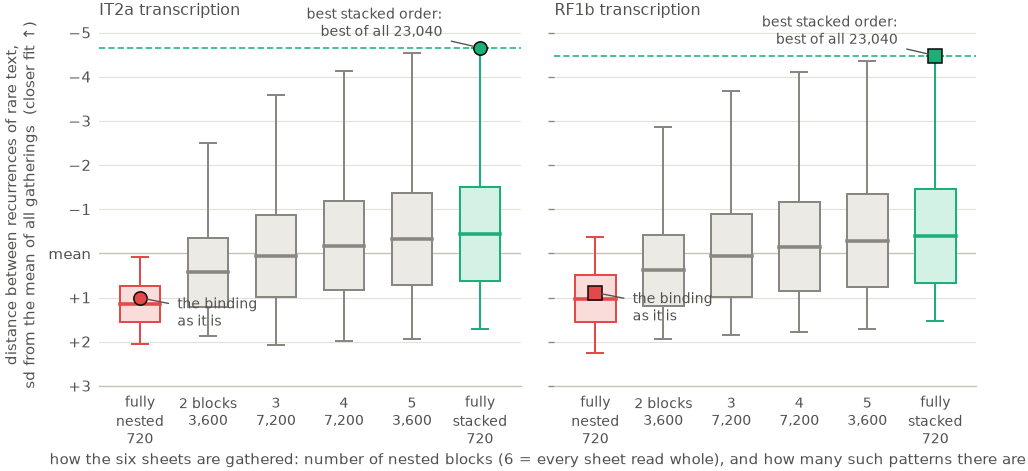

Here is the Python script that generated this plot:
"""Main-text figure (§7): every way of gathering quire T's six sheets, by class (record §19).

Moved out of the executive summary 2026-09-06 (the summary version, fig_es_nesting, shows only
the fully nested and fully stacked classes).

Vertical axis = the fit itself: the mean distance between the recurrences of rare text
(L1 cost, n = 7 glyph strings), standardised over all 23,040 gatherings, with the better
fit (shorter distance) UPWARD.  One box per class of gathering — by the number of nested
blocks, from "one nested block" (the 720 fully nested orders; the binding is one of them)
to "six blocks" (the 720 fully stacked orders, every sheet read whole) — showing mean
± 1 sd (box), mean (line) and min–max (whiskers) of every pattern in the class.  Marked:
the binding as it is, and the best stacked order, which is the best of all 23,040 (dashed
line across the panel).  One panel per transcription.

The two-fold story: (1) every way of assembling the sheets was scored, not just the
binding and the stacked orders — and the nested class is uniformly mediocre (tight, all
on the worse side of the mean; its best member is only average) while a random stacked
order beats a random nested one about nine times in ten; (2) the best stacked order is
not merely better than the nested bulk, it is the best of the whole space by a wide
margin, ≈ 4.5 sd better than the average gathering.  (Replaced the rank ladder of
2026-09-06, which showed three arrangements only.)

Source: data/derived_quire_T_nesting.json (derive_quire_T_nesting.py, from
scripts/quire_order_nesting.py's recorded functions; ranks checked against
data/quire_order_nesting_T.json).
"""

import json
import os

import numpy as np

from style import *  # noqa: F401,F403

HERE = os.path.dirname(os.path.abspath(__file__))
D = json.load(open(os.path.join(HERE, "..", "data", "derived_quire_T_nesting.json")))
UNIT = "n7"
TR = [("IT2a", C_IT2A, MARK_IT2A), ("RF1b", C_RF1B, MARK_RF1B)]

fig, axes = plt.subplots(1, 2, figsize=(W_FULL, 3.1), sharey=True)
summary = {}
for ax, (tr, tcol, mk) in zip(axes, TR):
    d = D[tr]
    nb = np.array(d["nblocks"])
    S = d["S"]
    v = np.array(d["units"][UNIT]["L1"])
    z = (v - v.mean()) / v.std()
    bound_z = z[d["bound_i"]]
    st, ne = nb == S, nb == 1
    best_st = z[st].min()
    # pairwise: how often a random stacked order beats a random nested one
    zs, zn = np.sort(z[st]), np.sort(z[ne])
    p_pair = float((len(zn) - np.searchsorted(zn, zs, side="right")).sum() / (len(zs) * len(zn)))
    summary[tr] = {"bound_z": float(bound_z), "best_stacked_z": float(best_st), "best_nested_z": float(z[ne].min()),
                   "p_stacked_beats_nested": p_pair, "best_label": d["units"][UNIT]["best_label"],
                   "raw_best": float(v.min()), "raw_bound": float(v[d["bound_i"]]), "raw_mean": float(v.mean()),
                   "class_stats": {int(k): (float(z[nb == k].mean()), float(z[nb == k].std()), float(z[nb == k].min()), float(z[nb == k].max()), int((nb == k).sum())) for k in range(1, S + 1)}}

    for k in range(1, S + 1):
        m = nb == k
        zk = z[m]
        mu, sd = zk.mean(), zk.std()
        col = C_NESTED if k == 1 else (C_STACKED if k == S else C_KNOWN)
        wash = C_NESTED_WASH if k == 1 else (C_STACKED_WASH if k == S else "#eceae4")
        x = k
        ax.plot([x, x], [zk.min(), zk.max()], color=col, lw=0.9, zorder=2)          # min–max
        for yv in (zk.min(), zk.max()):
            ax.plot([x - 0.12, x + 0.12], [yv, yv], color=col, lw=0.9, zorder=2)
        ax.add_patch(mpl.patches.Rectangle((x - 0.3, mu - sd), 0.6, 2 * sd, facecolor=wash, edgecolor=col, lw=0.9, zorder=3))
        ax.plot([x - 0.3, x + 0.3], [mu, mu], color=col, lw=1.6, zorder=4)             # mean

    # the two marked arrangements
    ax.axhline(best_st, color=C_STACKED, lw=0.7, ls=(0, (4, 2)), zorder=1)
    ax.plot([S], [best_st], marker=mk, color=C_STACKED, ms=6, markeredgecolor=INK, markeredgewidth=0.7, zorder=6)
    ax.plot([1], [bound_z], marker=mk, color=C_NESTED, ms=6, markeredgecolor=INK, markeredgewidth=0.7, zorder=6)
    ax.annotate("the binding\nas it is", (1, bound_z), xytext=(1.55, bound_z + 0.35), fontsize=6.4, color=INK2,
                ha="left", va="center", arrowprops=dict(arrowstyle="-", color=INK2, lw=0.6, shrinkB=3), zorder=7)
    ax.annotate("best stacked order:\nbest of all 23,040", (S, best_st), xytext=(S - 0.55, best_st - 0.55), fontsize=6.4,
                color=INK2, ha="right", va="center", arrowprops=dict(arrowstyle="-", color=INK2, lw=0.6, shrinkB=3), zorder=7)

    ax.set_title(f"{tr} transcription", fontsize=7.2, fontweight="normal", loc="left", color=INK2, pad=4)
    ax.set_xlim(0.4, S + 0.6)
    ax.set_xticks(range(1, S + 1))
    counts = [int((nb == k).sum()) for k in range(1, S + 1)]
    names = ["fully\nnested", "2 blocks", "3", "4", "5", "fully\nstacked"]
    ax.set_xticklabels([f"{n}\n" + f"{c:,}" for n, c in zip(names, counts)], fontsize=6.4)
    for t in ax.get_xticklabels():
        t.set_linespacing(1.25)
    ax.tick_params(axis="x", length=0)
    ax.axhline(0, color=AXIS, lw=0.6, zorder=1)
    ax.grid(axis="y", color=GRID, lw=0.5)
    ax.spines["left"].set_visible(False)
    ax.set_ylim(2.6, -5.2)   # better (shorter distance) at the top

axes[0].set_yticks([-5, -4, -3, -2, -1, 0, 1, 2, 3])
axes[0].set_yticklabels(["−5", "−4", "−3", "−2", "−1", "mean", "+1", "+2", "+3"], fontsize=6.6)
axes[0].tick_params(axis="y", length=0)
axes[0].set_ylabel("distance between recurrences of rare text,\nsd from the mean of all gatherings  (closer fit ↑)", fontsize=6.8)
fig.text(0.55, 0.035, "how the six sheets are gathered: number of nested blocks (6 = every sheet read whole), and how many such patterns there are", ha="center", va="bottom", fontsize=6.8, color=INK2)
fig.subplots_adjust(left=0.115, right=0.985, top=0.93, bottom=0.2, wspace=0.08)
save(fig, "fig_nesting_classes")
for tr, s in summary.items():
    print(tr, {k: (round(x, 3) if isinstance(x, float) else x) for k, x in s.items() if k != "class_stats"})
    for k, (mu, sd, lo, hi, n) in s["class_stats"].items():
        print(f"   {k} blocks n {n:5d}  mean {mu:+.2f} sd {sd:.2f} min {lo:+.2f} max {hi:+.2f}")
